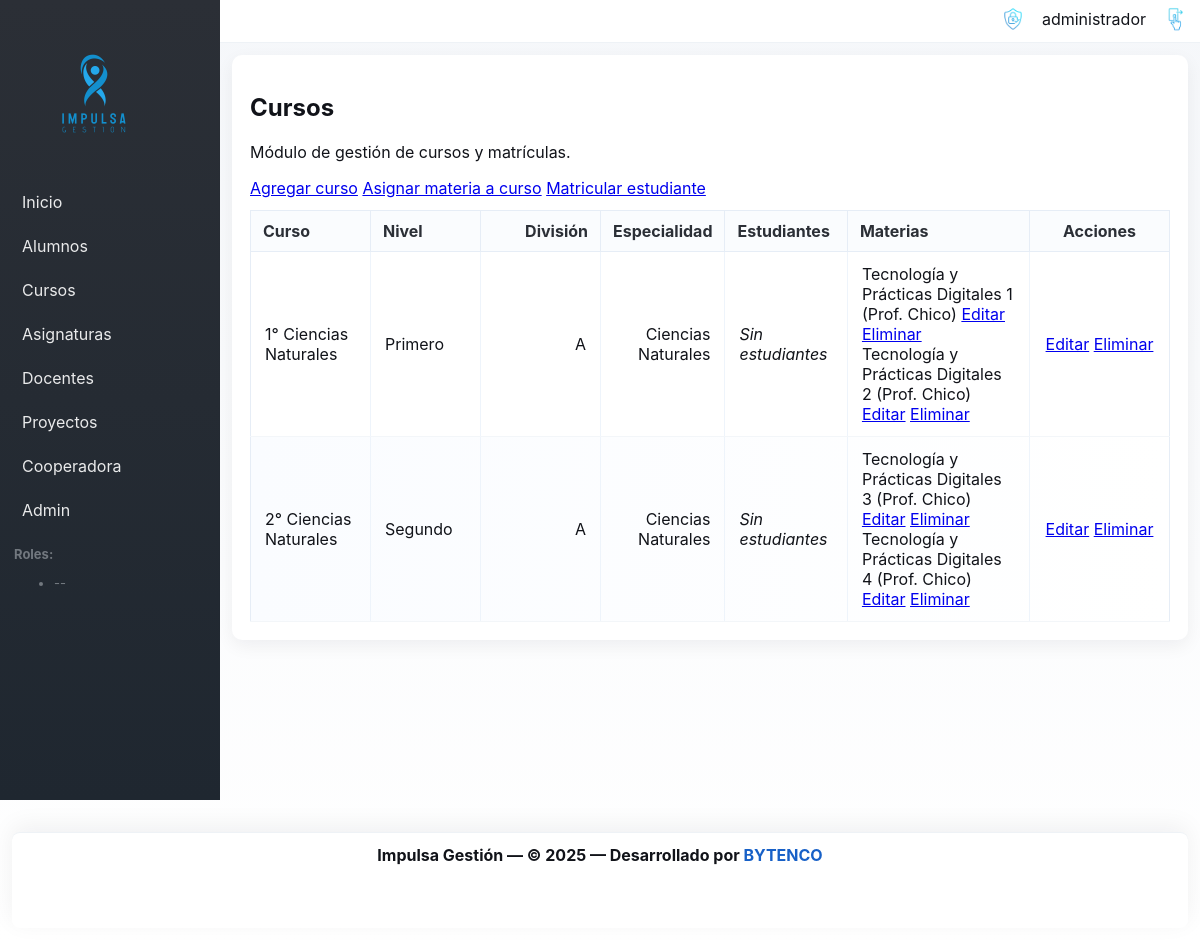
The app's page /courses/ (signed in) with its own data.
### courses/models.py (models this page shows, shortened)
class Course(models.Model):
    level = models.ForeignKey('courses.Level', on_delete=models.PROTECT, related_name='courses')
    division = models.ForeignKey('courses.Division', on_delete=models.PROTECT, related_name='courses')
    specialty = models.ForeignKey('courses.Specialty', null=True, blank=True, on_delete=models.SET_NULL, related_name='courses')
    name = models.CharField(max_length=200, blank=True)
    code = models.CharField(max_length=50, blank=True)
    description = models.TextField(blank=True)
    class Meta:
        unique_together = ('level', 'division', 'specialty')

class Level(models.Model):
    name = models.CharField(max_length=50)
    order = models.PositiveSmallIntegerField(unique=True)
    class Meta:
        ordering = ['order']

class Division(models.Model):
    name = models.CharField(max_length=10)
    class Meta:
        unique_together = ('name',)

class Specialty(models.Model):
    name = models.CharField(max_length=200)
    code = models.CharField(max_length=50, blank=True)

class CourseMaterial(models.Model):
    course = models.ForeignKey(Course, on_delete=models.CASCADE, related_name='materials')
    subject = models.ForeignKey('subjects.Subject', on_delete=models.CASCADE, related_name='course_materials')
    teacher = models.ForeignKey('teachers.Teacher', on_delete=models.PROTECT, related_name='course_materials')
    class Meta:
        unique_together = ('course', 'subject')

### subjects/models.py (models this page shows, shortened)
class Subject(models.Model):
    name = models.CharField('nombre', max_length=200, unique=True)
    weekly_hours_presential = models.PositiveIntegerField('módulos semanales presenciales', default=0)
    weekly_hours_tutoring = models.PositiveIntegerField('módulos semanales de tutoría', null=True, blank=True)
    GRADE_1 = '1'
    GRADE_2 = '2'
    GRADE_3 = '3'
    GRADE_CHOICES = [
        (GRADE_1, '1ero'),
        (GRADE_2, '2do'),
        (GRADE_3, '3ro'),
    ]
    grade = models.CharField('año', max_length=2, choices=GRADE_CHOICES, default=GRADE_1)
    class Meta:
        verbose_name = 'Asignatura'
        verbose_name_plural = 'Asignaturas'

### teachers/models.py (models this page shows)
class Teacher(Person):
    """Docente de la institución. Hereda atributos comunes de Person."""

### courses/views.py (the view)
# urls.py: path('', views.index, name='index'),
def index(request):
    Course = apps.get_model('courses', 'Course')
    Enrollment = apps.get_model('courses', 'Enrollment')
    qs = Course.objects.select_related('level', 'division', 'specialty').all().order_by('level__order', 'division__name')
    courses = []
    for c in qs:
        count = Enrollment.objects.filter(course=c).count()
        courses.append({
            'instance': c,
            'enrollments': count,
        })
    return render(request, 'courses/index.html', {
        'courses': courses,
    })

### templates/courses/index.html (shortened to what this page needs)
{% extends 'base.html' %}
{% block content %}
	<h2>Cursos</h2>
	<p>Módulo de gestión de cursos y matrículas.</p>
	<div class="actions">
		{% if user.is_authenticated %}
			{% if user.is_superuser or 'courses.add_course' in user_perms %}
				<a class="button" href="{% url 'courses:add' %}">Agregar curso</a>
				<a class="button" href="{% url 'courses:add_material' %}">Asignar materia a curso</a>
				<a class="button" href="{% url 'courses:add_enrollment' %}">Matricular estudiante</a>
			{% endif %}
		{% endif %}
	</div>
	{% if courses %}
	<table class="table">
		<thead>
			<tr>
				<th>Curso</th>
				<th>Nivel</th>
				<th>División</th>
				<th>Especialidad</th>
				<th>Estudiantes</th>
				<th>Materias</th>
				<th>Acciones</th>
			</tr>
		</thead>
		<tbody>
			{% for item in courses %}
			<tr>
				<td>{{ item.instance.name }}</td>
				<td>{{ item.instance.level.name }}</td>
				<td>{{ item.instance.division.name }}</td>
				<td>{% if item.instance.specialty %}{{ item.instance.specialty.name }}{% else %}—{% endif %}</td>
				<td>
					{% if item.instance.enrollment_set.all %}
						<ul style="margin: 0; padding-left: 20px;">
						{% for enrollment in item.instance.enrollment_set.all %}
							<li>
								{{ enrollment.student.first_name }} {{ enrollment.student.last_name }}
								{% if user.is_authenticated %}
									{% if user.is_superuser or 'courses.delete_enrollment' in user_perms %}
										<a href="{% url 'courses:delete_enrollment' enrollment.pk %}" style="font-size: 0.9em;">Eliminar</a>
									{% endif %}
								{% endif %}
							</li>
						{% endfor %}
						</ul>
					{% else %}
						<em>Sin estudiantes</em>
					{% endif %}
				</td>
				<td>
					{% for material in item.instance.materials.all %}
						<div>{{ material.subject.name }} (Prof. {{ material.teacher.last_name }})
						{% if user.is_authenticated %}
							{% if user.is_superuser or 'courses.change_coursematerial' in user_perms %}
								<a href="{% url 'courses:edit_material' material.pk %}">Editar</a>
							{% endif %}
							{% if user.is_superuser or 'courses.delete_coursematerial' in user_perms %}
								<a href="{% url 'courses:delete_material' material.pk %}">Eliminar</a>
							{% endif %}
						{% endif %}
						</div>
					{% empty %}
						<em>Sin materias</em>
					{% endfor %}
				</td>
				<td>
					{% if user.is_authenticated %}
						{% if user.is_superuser or 'courses.change_course' in user_perms %}
							<a href="{% url 'courses:edit' item.instance.pk %}">Editar</a>
						{% endif %}
						{% if user.is_superuser or 'courses.delete_course' in user_perms %}
							<a href="{% url 'courses:delete' item.instance.pk %}">Eliminar</a>
						{% endif %}
					{% endif %}
				</td>
			</tr>
			{% endfor %}
		</tbody>
	</table>
	{% else %}
	<p>No hay cursos definidos todavía.</p>
	{% endif %}
{% endblock %}

### templates/base.html (shortened to what this page needs)
{% load static %}
<!doctype html>
<html lang="es">
  <head>
  <link rel="stylesheet" href="{% static 'css/site.css' %}?v=2">
  </head>
  <body>
    <div class="layout">
  <aside class="sidebar" id="site-sidebar" aria-hidden="true">
        <div class="sidebar-brand">
          <a href="/"><img src="{% static 'FullLogo_Transparent.png' %}" alt="Impulsa"/></a>
        </div>
        <nav class="sidebar-nav">
          <a href="/">Inicio</a>
          {% if user.is_authenticated and user.is_superuser or user.is_authenticated and 'students.view_student' in user_perms %}
            <a href="/students/">Alumnos</a>
          {% endif %}
          {% if user.is_authenticated and user.is_superuser or user.is_authenticated and 'courses.view_course' in user_perms %}
            <a href="/courses/">Cursos</a>
          {% endif %}
          {% if user.is_authenticated and user.is_superuser or user.is_authenticated and 'subjects.view_subject' in user_perms %}
            <a href="/subjects/">Asignaturas</a>
          {% endif %}
          {% if user.is_authenticated and user.is_superuser or user.is_authenticated and 'teachers.view_teacher' in user_perms %}
            <a href="/teachers/">Docentes</a>
          {% endif %}
          {% if user.is_authenticated and user.is_superuser or user.is_authenticated and 'projects.view_project' in user_perms %}
            <a href="/projects/">Proyectos</a>
          {% endif %}
          {% if user.is_authenticated and user.is_superuser or user.is_authenticated and 'cooperadora.view_transaction' in user_perms %}
            <a href="/cooperadora/">Cooperadora</a>
          {% endif %}
          {% if user.is_superuser %}
            <a href="/admin/">Admin</a>
          {% endif %}
        </nav>
        <div class="sidebar-roles">
          {% if user.is_authenticated %}
            <strong>Roles:</strong>
            <ul>
              {% for r in user_roles %}<li>{{ r }}</li>{% empty %}<li>--</li>{% endfor %}
            </ul>
          {% endif %}
        </div>
      </aside>
      <div class="main-area">
        <header class="topbar">
          <div class="container topbar-inner">
            <div class="top-actions">
              <div class="user-menu">
                  {% if user.is_authenticated %}
                    <div class="user-auth">
                      <img src="{% static 'Acceso_garantizado.png' %}" alt="Acceso garantizado" class="accesso-icon" aria-hidden="true"/>
                      <span class="user-name">{{ user.username }}</span>
                      <a href="{% url 'core:logout' %}" title="Salir" class="logout-link">
                        <img src="{% static 'Salir.png' %}" alt="Salir" class="logout-icon" />
                      </a>
                    </div>
                  {% else %}
                    <a href="{% url 'core:login' %}" title="Ingresar">
                      <img src="{% static 'Accesso.png' %}" alt="Ingresar" class="login-icon" />
                    </a>
                  {% endif %}
                </div>
            </div>
          </div>
        </header>
        <main class="container content-area">
          {% block content %}{% endblock %}
        </main>
      </div>
    </div>
    <footer class="site-footer">
      <div class="container">
        <p>
          Impulsa Gestión — &copy; 2025 — Desarrollado por
          <a href="https://www.bytenco.com.ar" target="_blank" rel="noopener noreferrer" class="bytenco-credit">
            BYTENCO
          </a>
        </p>
      </div>
    </footer>
  </body>
</html>

### static/css/site.css (style rules this page uses)
:root { --gray-900:#111319; --gray-700:#2b2f36; --gray-500:#72787f; --blue-800:#0b3d91; --blue-600:#1760c7; --sky-400:#56c3ff; --accent:#56c3ff; --muted:#f5f7fa; }
* { box-sizing:border-box }
body { margin:0; font-family: Inter, system-ui, -apple-system, "Segoe UI", Roboto, "Helvetica Neue", Arial; background: linear-gradient(180deg,var(--muted),#ffffff); color:var(--gray-900); padding-bottom:140px; }
.container { max-width:1100px; margin:0 auto; padding:20px; }
.layout { display:flex;min-height:100vh }
.sidebar { width:220px; background:linear-gradient(180deg,var(--gray-700), #1f2730); color:white; padding:18px 14px; }
.sidebar-brand { padding:12px 0;display:flex;align-items:center;gap:8px }
.sidebar-brand img { height:128px;display:block }
.sidebar-nav { display:flex;flex-direction:column;gap:8px;margin-top:14px }
.sidebar-nav a { color:rgba(255,255,255,0.9);text-decoration:none;padding:8px;border-radius:6px }
.sidebar-roles { margin-top:18px;font-size:13px;color:var(--gray-500) }
.main-area { flex:1;display:flex;flex-direction:column }
.topbar { background:white;border-bottom:1px solid #eef2f6;position:sticky;top:0;z-index:1200 }
.topbar .container { padding-left:12px;padding-right:12px;padding-top:6px;padding-bottom:6px }
.topbar-inner { display:flex;align-items:center;justify-content:space-between;padding:0 }
.top-actions { display:flex;gap:12px;align-items:center }
.user-menu a { display:inline-flex;align-items:center;gap:8px }
.accesso-icon { height:26px;vertical-align:middle;margin-right:8px }
.logout-icon { height:26px;vertical-align:middle;margin-left:8px;filter:brightness(0.9) }
.user-auth { display:inline-flex;align-items:center;gap:8px }
.notif-icon, .login-icon, .bytenco-logo, .accesso-icon, .logout-icon { transition: transform .12s ease, filter .12s ease, opacity .12s ease; will-change: transform, filter, opacity; }
.content-area { background:white;margin:12px;border-radius:10px;padding:18px;box-shadow:0 6px 18px rgba(16,24,40,0.06) }
.site-footer { margin-top:12px; padding:14px 0; text-align:center; color:var(--gray-700); background:white; position:fixed; left:12px;right:12px;bottom:12px; height:96px; border-top:1px solid #eef2f6; z-index:9999; padding:12px 20px; border-radius:8px; box-shadow:0 -6px 24px rgba(16,24,40,0.06); }
.site-footer .container { display:flex;align-items:center;justify-content:center;gap:10px;padding:0 }
.site-footer p { margin:0;color:var(--gray-900);font-weight:700;font-size:16px;white-space:normal }
.site-footer a.bytenco-credit { display:inline-flex;align-items:center;gap:8px;color:var(--blue-600);text-decoration:none }
.bytenco-credit { color:var(--gray-500);text-decoration:none }
h1,h2 { color:var(--gray-900) }
.table { width:100%;border-collapse:collapse;margin-top:12px;border:1px solid #e6edf6;background:white }
.table thead th { background:#fafcfe;color:var(--gray-700);font-weight:700;padding:10px 12px;border-bottom:1px solid #e6edf6;border-right:1px solid #e6edf6;text-align:left }
.table thead th:last-child { border-right:0 }
.table tbody td { padding:12px 14px;border-bottom:1px solid #f3f6f9;border-right:1px solid #eef4fb;vertical-align:middle }
.table tbody td:last-child { border-right:0 }
.table th:first-child, .table td:first-child { width:120px }
.table th:nth-child(2), .table td:nth-child(2) { width:110px }
.table th:nth-child(3), .table td:nth-child(3), .table th:nth-child(4), .table td:nth-child(4) { width:120px;text-align:right }
.table th:last-child, .table td:last-child { width:140px;text-align:center }
.table td:nth-child(5) { white-space:normal;max-width:60ch;overflow:hidden;text-overflow:ellipsis }
.table tbody tr:nth-child(even) { background:linear-gradient(90deg, rgba(245,249,255,0.5), rgba(255,255,255,0.5)) }

### records on screen
Course: instance.name "1° Ciencias Naturales", instance.level.name "Primero", instance.division.name "A", instance.specialty.name "Ciencias Naturales", shows "Sin estudiantes"
CourseMaterial: subject.name "Tecnología y Prácticas Digitales 1", teacher.last_name "Chico"
CourseMaterial: subject.name "Tecnología y Prácticas Digitales 2", teacher.last_name "Chico"
Course: instance.name "2° Ciencias Naturales", instance.level.name "Segundo", instance.division.name "A", instance.specialty.name "Ciencias Naturales", shows "Sin estudiantes"
CourseMaterial: subject.name "Tecnología y Prácticas Digitales 3", teacher.last_name "Chico"
CourseMaterial: subject.name "Tecnología y Prácticas Digitales 4", teacher.last_name "Chico"

### other values on screen
{{ user.username }} "administrador"
